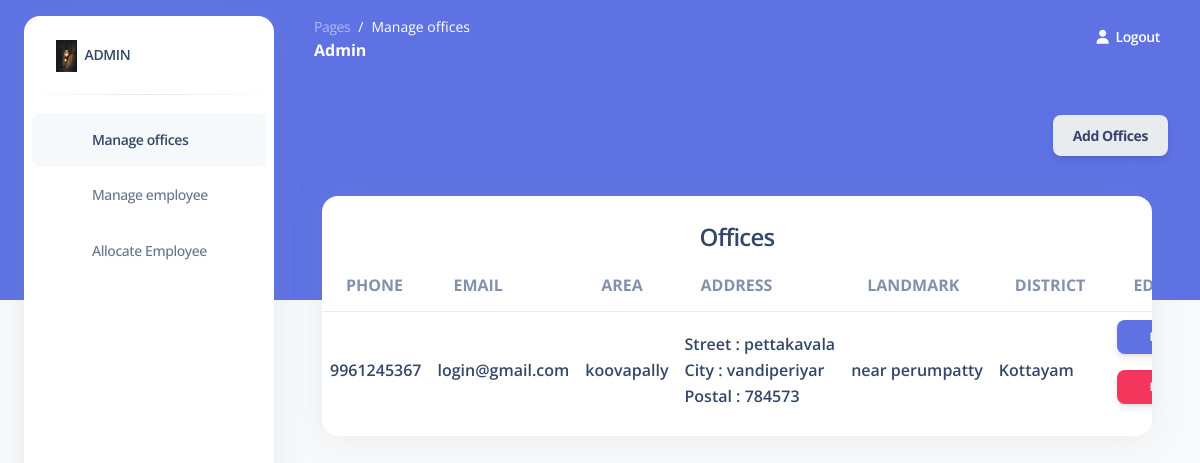
/manage_office.php (signed in), run on the app's committed database.
### tables this page shows
CREATE TABLE `tbl_offices` (
  `O_id` int(11) NOT NULL,
  `O_phone` varchar(15) NOT NULL,
  `O_email` varchar(50) NOT NULL,
  `O_area` varchar(50) NOT NULL,
  `O_postal` double NOT NULL,
  `O_street` varchar(100) NOT NULL,
  `O_city` varchar(50) NOT NULL,
  `O_landmark` varchar(100) NOT NULL,
  `O_district` varchar(25) NOT NULL,
  `O_status` tinyint(1) NOT NULL DEFAULT 1
);

### manage_office.php (the view, shortened to what this page needs)
<?php
    if(isset($_SESSION['L_id']) ){
        $L_id= $_SESSION['L_id'];
        $sql="SELECT L_type_id FROM tbl_login WHERE L_id = '$L_id'";
        require_once "connect.php";
        $result=$conn->query($sql);
        $row=$result->fetch_assoc();
        $L_type_id=$row["L_type_id"];
        if($L_type_id==1){
            ?>
<!DOCTYPE html>
<html lang="en">
<head>
    <link href="./assets/css/nucleo-icons.css" rel="stylesheet" />
    <link href="./assets/css/nucleo-svg.css" rel="stylesheet" />
    <link href="./assets/cssd/nucleo-svg.css" rel="stylesheet" />
    <link id="pagestyle" href="./assets/cssd/argon-dashboard.css?v=2.0.4" rel="stylesheet" />
</head>
<body class="g-sidenav-show   bg-gray-100">
    <div class="min-height-300 bg-primary position-absolute w-100"></div>
    <aside
        class="sidenav bg-white navbar navbar-vertical navbar-expand-xs border-0 border-radius-xl my-3 fixed-start ms-4 "
        id="sidenav-main">
        <div class="sidenav-header">
            <a class="navbar-brand m-0" href="dashboard.php">
                <img src="images/bg1.jpg" class="navbar-brand-img h-100" alt="main_logo">
                <span class="ms-1 font-weight-bold">ADMIN</span>
            </a>
        </div>
        <hr class="horizontal dark mt-0">
        <div class="collapse navbar-collapse  w-auto " id="sidenav-collapse-main">
            <ul class="navbar-nav">
                <li class="nav-item">
                    <a class="nav-link active" href="manage_office.php">
                        <div
                            class="icon icon-shape icon-sm border-radius-md text-center me-2 d-flex align-items-center justify-content-center">
                            <i class="ni ni-tv-2 text-primary text-sm opacity-10"></i>
                        </div>
                        <span class="nav-link-text ms-1">Manage offices</span>
                    </a>
                </li>
                <li class="nav-item">
                    <a class="nav-link" href="manage_employee.php">
                        <div
                            class="icon icon-shape icon-sm border-radius-md text-center me-2 d-flex align-items-center justify-content-center">
                            <i class="ni ni-tv-2 text-primary text-sm opacity-10"></i>
                        </div>
                        <span class="nav-link-text ms-1">Manage employee</span>
                    </a>
                </li>
                <li class="nav-item">
                    <a class="nav-link " href="allocate_employee.php">
                        <div
                            class="icon icon-shape icon-sm border-radius-md text-center me-2 d-flex align-items-center justify-content-center">
                            <i class="ni ni-tv-2 text-primary text-sm opacity-10"></i>
                        </div>
                        <span class="nav-link-text ms-1">Allocate Employee</span>
                    </a>
                </li>
            </ul>
        </div>
    </aside>
    <main class="main-content position-relative border-radius-lg ">
        <nav class="navbar navbar-main navbar-expand-lg px-0 mx-4 shadow-none border-radius-xl " id="navbarBlur"
            data-scroll="false">
            <div class="container-fluid py-1 px-3">
                <nav aria-label="breadcrumb">
                    <ol class="breadcrumb bg-transparent mb-0 pb-0 pt-1 px-0 me-sm-6 me-5">
                        <li class="breadcrumb-item text-sm"><a class="opacity-5 text-white"
                                href="javascript:;">Pages</a></li>
                        <li class="breadcrumb-item text-sm text-white active" aria-current="page">Manage offices</li>
                    </ol>
                    <h6 class="font-weight-bolder text-white mb-0">Admin</h6>
                </nav>
                <div class="collapse navbar-collapse mt-sm-0 mt-2 me-md-0 me-sm-4" id="navbar">
                    <ul class="navbar-nav  justify-content-end">
                        <li class="nav-item d-flex align-items-center">
                            <a href="logout.php" class="nav-link text-white font-weight-bold px-0">
                                <i class="fa fa-user me-sm-1"></i>
                                <span class="d-sm-inline d-none">Logout</span>
                            </a>
                        </li>
                    </ul>
                </div>
            </div>
        </nav>
        <div class="container-fluid py-4">
            <div class="d-grid gap-2 d-md-flex justify-content-md-end pt-3">
                <a href="add_office.php">
                    <button class="btn btn-light me-md-2" type="button">Add Offices</button>
                </a>
            </div>
            <div class="container-fluid py-4">
                <div class="row">
                    <div class="col-12">
                        <div class="card mb-4">
                            <div class="card-header pb-0 mx-auto">
                                <h4> Offices</h4>
                            </div>
                            <div class="card-body px-0 pt-0 pb-2">
                                <div class="table-responsive p-0">
                                    <table class="table align-items-center mb-0">
                                        <thead>
                                            <tr>
                                                <th class="text-uppercase text-secondary text- font-weight-bolder">
                                                    Phone</th>
                                                <th class="text-uppercase text-secondary text- font-weight-bolder">
                                                    email</th>
                                                <th class="text-uppercase text-secondary text- font-weight-bolder">
                                                    area</th>
                                                <th class="text-uppercase text-secondary text- font-weight-bolder">
                                                    Address</th>
                                                <th class="text-uppercase text-secondary text- font-weight-bolder">
                                                    landmark</th>
                                                <th class="text-uppercase text-secondary text- font-weight-bolder">
                                                    district</th>
                                                <th class="text-uppercase text-secondary text- font-weight-bolder">
                                                    Edit/Delete</th>
                                            </tr>
                                        </thead>
                                        <tbody>
                                            <?php
                                            $sql="SELECT * FROM tbl_offices WHERE O_status=1;";
                                            $result=$conn->query($sql);
                                            if($result->num_rows>0){
                                                while($rows=$result->fetch_assoc()){
                                                    ?>
                                            <tr>
                                                <td>
                                                    <h6 class="mb-0 text-">
                                                        <?php echo $rows['O_phone']; ?>
                                                    </h6>
                                                </td>
                                                <td>
                                                    <h6 class="mb-0 text-">
                                                        <?php echo $rows['O_email']; ?>
                                                    </h6>
                                                </td>
                                                <td>
                                                    <h6 class="mb-0 text-">
                                                        <?php echo $rows['O_area']; ?>
                                                    </h6>
                                                </td>
                                                <td>
                                                    <h6 class="mb-0 text-">
                                                       Street :  <?php echo $rows['O_street']; ?> <br>
                                                        City : <?php echo $rows['O_city']; ?> <br>
                                                        Postal : <?php echo $rows['O_postal']; ?>
                                                    </h6>
                                                </td>
                                                <td>
                                                    <h6 class="mb-0 text-">
                                                        <?php echo $rows['O_landmark']; ?>
                                                    </h6>
                                                </td>
                                                <td>
                                                    <h6 class="mb-0 text-">
                                                        <?php echo $rows['O_district']; ?>
                                                    </h6>
                                                </td>
                                                <td>
                                                    <h6 class="mb-0 text-">
                                                        <a href="edit_office.php?O_id=<?=$rows['O_id']?>">
                                                            <button class="btn btn-primary btn-sm">Edit</button>
                                                        </a> <br>
                                                        <a href="delete_office.php?O_id=<?=$rows['O_id']?>">
                                                            <button class="btn btn-danger btn-sm">Delete</button>
                                                        </a>
                                                    </h6>
                                                </td>
                                            </tr>
                                            <?php
                                                }
                                            }
                                            else{
                                                ?>
                                                <div class="card-header pb-0 mx-auto">
                                                    <h6> No result found!</h6>
                                                </div>
                                            <?php
                                            }
                                            ?>
                                        </tbody>
                                    </table>
                                </div>
                            </div>
                        </div>
                    </div>
                </div>
            </div>
        </div>
</body>
</html>
<?php
        }
        else{
           header("location: login.php");
        }
    }
    else{
        header("location: login.php");
    }
?>

### assets/cssd/nucleo-svg.css (style rules this page uses)
.icon { display: inline-block; color: #111111; height: 1em; width: 1em; }
.icon-sm { height: 0.8em; width: 0.8em; }
.icon { fill: currentColor; stroke: none; }

### data on the page
tbl_offices: O_phone "9961245367", O_email "login@gmail.com", O_area "koovapally", O_street "pettakavala", O_city "vandiperiyar", O_postal "784573", O_landmark "near perumpatty", O_district "Kottayam"
